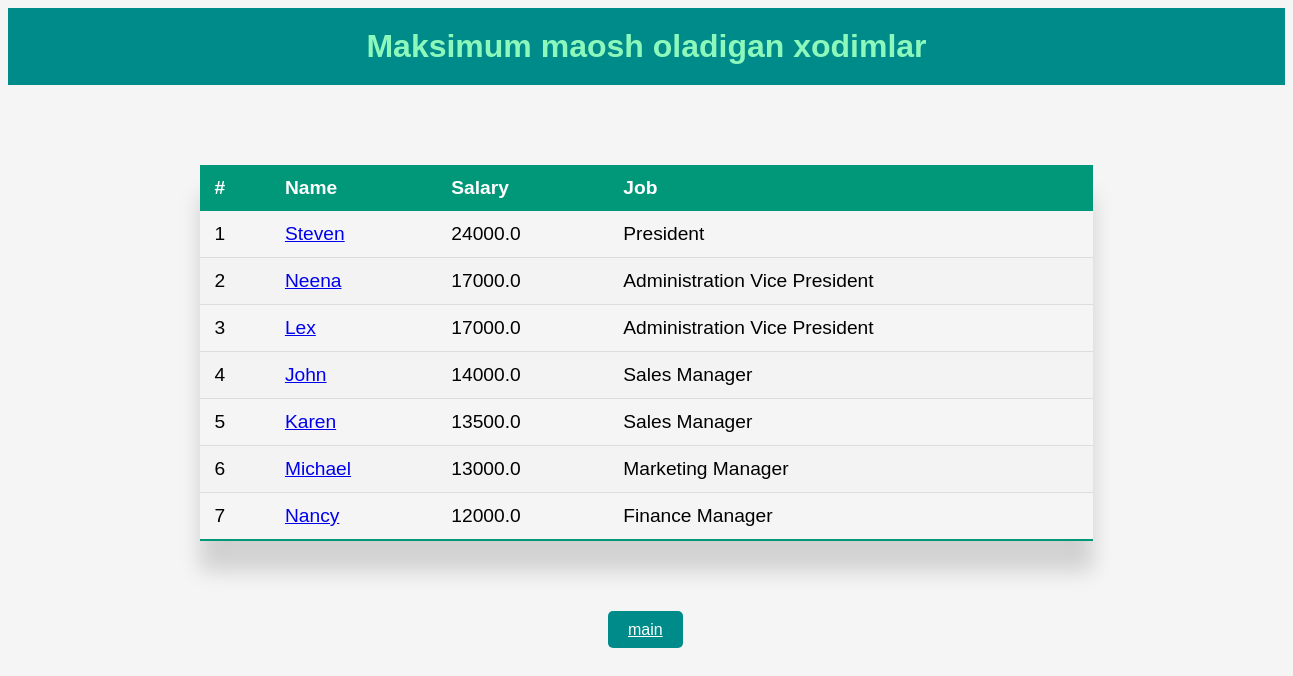
Page /salary/7 on the committed database.
### my_orm/models.py (models this page shows)
class Employees(models.Model):
    employee_id = models.AutoField(primary_key=True)
    first_name = models.TextField(blank=True, null=True)
    last_name = models.TextField()
    email = models.TextField()
    phone_number = models.TextField(blank=True, null=True)
    hire_date = models.TextField()
    job = models.ForeignKey('Jobs', models.DO_NOTHING)
    salary = models.TextField()  # This field type is a guess.
    manager = models.ForeignKey('self', models.DO_NOTHING, blank=True, null=True)
    department = models.ForeignKey(Departments, models.DO_NOTHING)
    class Meta:
        managed = False
        db_table = 'employees'

class Jobs(models.Model):
    job_id = models.AutoField(primary_key=True)
    job_title = models.TextField()
    min_salary = models.TextField()  # This field type is a guess.
    max_salary = models.TextField()  # This field type is a guess.
    class Meta:
        managed = False
        db_table = 'jobs'

### my_orm/views.py (the view)
# urls.py: path('salary/<int:top>', get_max_salary_employees, name='employee-list'),
def get_max_salary_employees(request, top):
    queryset = Employees.objects.all().order_by('-salary')[:top]
    return render(request, "max_salary.html", {"max_salary": queryset})

### templates/max_salary.html (shortened to what this page needs)
<!DOCTYPE html>
<html lang="en">
{% load static %}
<head>
    <link rel="stylesheet" href="{% static 'css/styles.css' %}">
</head>
<body style="background-color:whitesmoke">
<h1 style="background-color:darkcyan;text-align:center;margin:auto;color:#8df8bb;font-family: sans-serif;padding:20px">Maksimum maosh oladigan xodimlar</h1>
<table class="styled-table">
    <thead>
        <tr>
            <th>#</th>
            <th>Name</th>
            <th>Salary</th>
            <th>Job</th>
        </tr>
    </thead>
    <tbody>
        {% for max in max_salary %}
        <tr>
            <td>{{ forloop.counter }}</td>
            <td><a href="{% url 'deps-list' employee_id=max.employee_id%}" >{{max.first_name}}</a></td>
            <td>{{max.salary}}</td>
            <td>{{max.job.job_title}}</td>
        </tr>
        {% endfor %}
    </tbody>
</table>
<a href="/" class="button">main</a>
</body>
</html>

### static/css/styles.css (style rules this page uses)
.styled-table { border-collapse: collapse; margin: 80px auto; font-size: 1.2em; font-family: sans-serif; min-width: 70%; box-shadow: 0 30px 20px rgba(0, 0, 0, 0.15); }
.styled-table thead tr { background-color: #009879; color: #ffffff; text-align: left; }
.styled-table th, .styled-table td { padding: 12px 15px; }
.styled-table tbody tr { border-bottom: 1px solid #dddddd; }
.styled-table tbody tr:nth-of-type(even) { background-color: #f3f3f3; }
.styled-table tbody tr:last-of-type { border-bottom: 2px solid #009879; }
.button { margin: 600px; background-color: darkcyan; padding: 10px 20px; border-radius: 5px; color: white; font-family: sans-serif; text-align: center; }

### rows in the picture
Employees: first_name "Steven", salary "24000.0", job.job_title "President"
Employees: first_name "Neena", salary "17000.0", job.job_title "Administration Vice President"
Employees: first_name "Lex", salary "17000.0", job.job_title "Administration Vice President"
Employees: first_name "John", salary "14000.0", job.job_title "Sales Manager"
Employees: first_name "Karen", salary "13500.0", job.job_title "Sales Manager"
Employees: first_name "Michael", salary "13000.0", job.job_title "Marketing Manager"
Employees: first_name "Nancy", salary "12000.0", job.job_title "Finance Manager"
